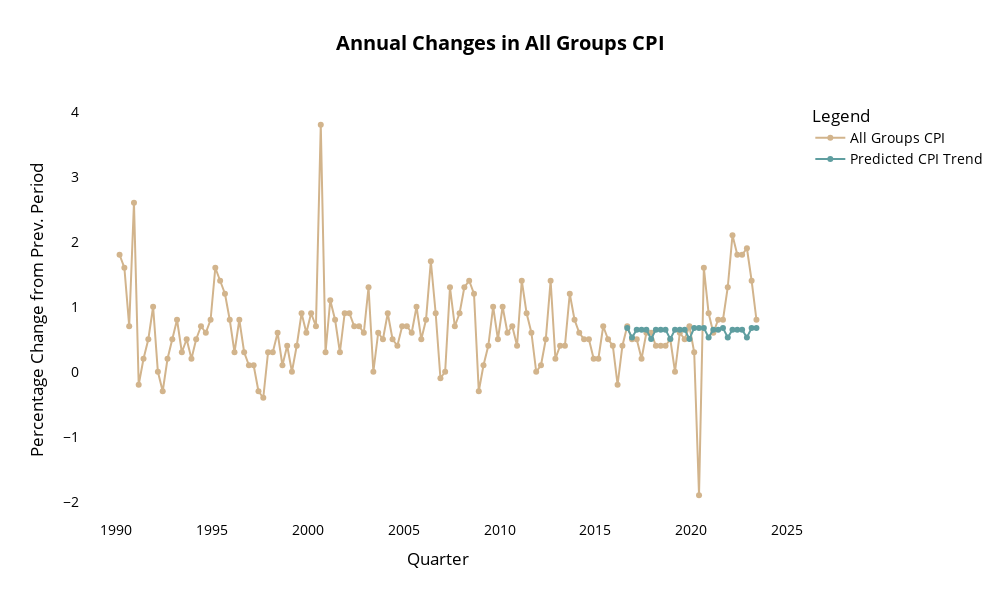

Source (notebook cell):
### Code cell
import plotly.graph_objs as go
from plotly.subplots import make_subplots

# Raw Data & Prediction
test['prediction'] = reg.predict(X_test)
agcpi_df = agcpi_df.merge(test[['prediction']], how='left', left_index=True, right_index=True)

# Convert the index to datetime
agcpi_df.index = pd.to_datetime(agcpi_df.index)

# Create a subplot with two traces
fig = make_subplots(rows=1, cols=1)

trace1 = go.Scatter(
    x=agcpi_df.index,
    y=agcpi_df['AGCPI'],
    mode='lines+markers',
    name='All Groups CPI',
    line=dict(color='tan'),
    hoverinfo='x+y',  # Display only the x (quarter) and y values
    text=[f'Q{val.quarter} {val.year}: {y:.2f}%' for val, y in zip(agcpi_df.index, agcpi_df['AGCPI'])],  # Include quarter and numbers with '%'
)
trace2 = go.Scatter(
    x=agcpi_df.index,
    y=agcpi_df['prediction'],
    mode='lines+markers',
    name='Predicted CPI Trend',
    line=dict(color='cadetblue'),
    hoverinfo='x+y',  # Display only the x (quarter) and y values
    text=[f'Q{val.quarter} {val.year}: {y:.2f}%' for val, y in zip(agcpi_df.index, agcpi_df['prediction'])],  # Include quarter and numbers with '%'
)

fig.add_trace(trace1)
fig.add_trace(trace2)

# Customize the layout
fig.update_layout(
    title='<b>Annual Changes in All Groups CPI</b>',
    title_x=0.5,  # Center the title
    xaxis_title='Quarter',
    yaxis_title='Percentage Change from Prev. Period',
    legend_title='Legend',
    font=dict(size=14, color='black'),
    showlegend=True,
    xaxis=dict(showgrid=False),
    yaxis=dict(showgrid=False),
    paper_bgcolor='white',
    plot_bgcolor='white',
    height=600,
    width=1000,
    hovermode='x unified',
)

# Show the interactive plot
fig.show()

### Figure 1 — Plotly figure (JSON) as saved in the notebook; plotly's stock layout.template omitted (floating-point values rounded to 4 significant figures; data arrays with more than 128 entries replaced by an {"elided": "..."} marker saying what was removed)
{"data": [{"hoverinfo": "x+y", "line": {"color": "tan"}, "mode": "lines+markers", "name": "All Groups CPI", "text": {"elided": "134 str values"}, "type": "scatter", "x": {"elided": "134 str values"}, "y": {"elided": "134 float values"}}, {"hoverinfo": "x+y", "line": {"color": "cadetblue"}, "mode": "lines+markers", "name": "Predicted CPI Trend", "text": {"elided": "134 str values"}, "type": "scatter", "x": {"elided": "134 str values"}, "y": {"elided": "134 float values"}}], "layout": {"font": {"color": "black", "size": 14}, "height": 600, "hovermode": "x unified", "legend": {"title": {"text": "Legend"}}, "paper_bgcolor": "white", "plot_bgcolor": "white", "showlegend": true, "title": {"text": "<b>Annual Changes in All Groups CPI</b>", "x": 0.5}, "width": 1000, "xaxis": {"anchor": "y", "domain": [0, 1], "showgrid": false, "title": {"text": "Quarter"}}, "yaxis": {"anchor": "x", "domain": [0, 1], "showgrid": false, "title": {"text": "Percentage Change from Prev. Period"}}}}
